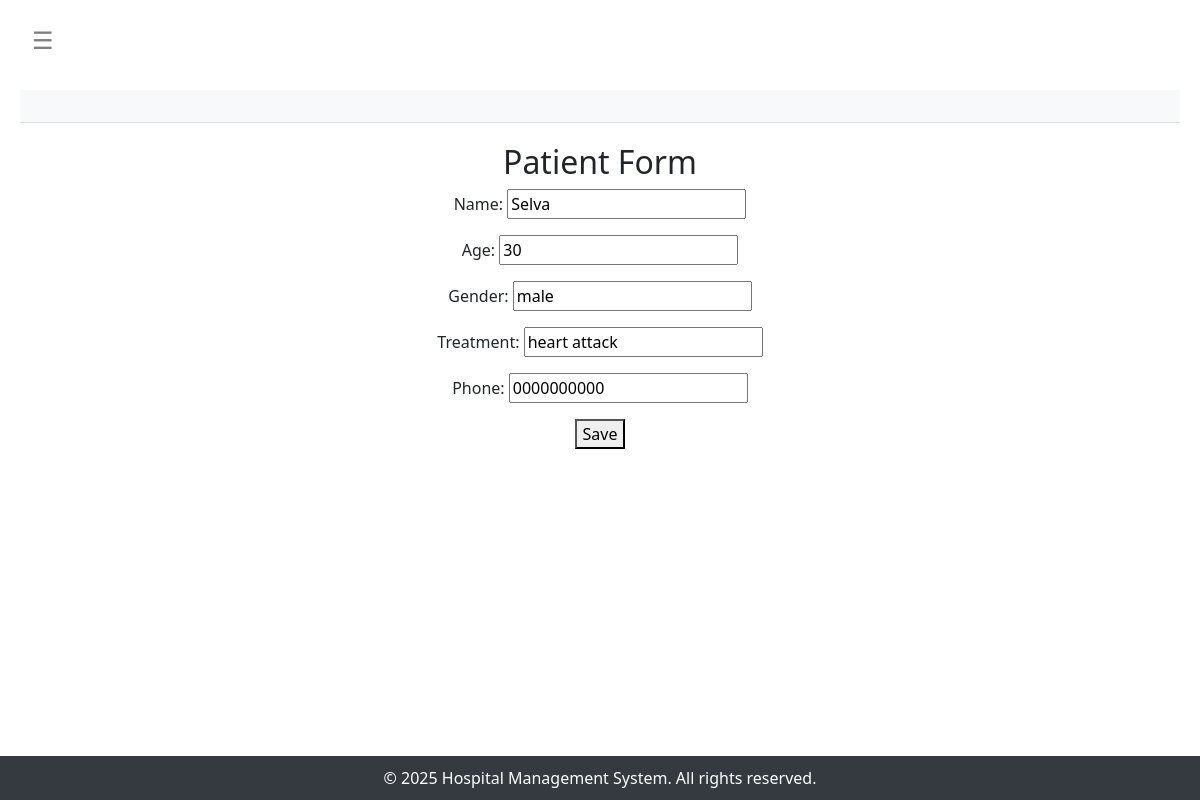
Page /doctors/patients/edit/1/ on the committed database.
### management/models.py (models this page shows)
class Patient(models.Model):
    name = models.CharField(max_length=100)
    age = models.IntegerField()
    gender = models.CharField(max_length=10)
    treatment = models.CharField(max_length=100)
    phone = models.CharField(max_length=15)

### management/views.py (the view)
# urls.py: path('patients/edit/<int:pk>/', views.patient_update, name='patient_update'),
def patient_update(request, pk):
    patient = get_object_or_404(Patient, pk=pk)
    form = PatientForm(request.POST or None, instance=patient)
    if form.is_valid():
        form.save()
        return redirect('patients')
    return render(request, 'patient_form.html', {'form': form})

### management/forms.py
class PatientForm(forms.ModelForm):
    class Meta:
        model = Patient
        fields = '__all__'

### management/templates/patient_form.html (shortened to what this page needs)
{% extends 'base.html' %}
{% block content %}
<center>
<h2>Patient Form</h2>
<form method="post">
    {{ form.as_p }}
    <button type="submit">Save</button>
</form>
    </center>
{% endblock %}

### management/templates/base.html (style rules this page uses)
body { display: flex; min-height: 100vh; flex-direction: column; padding-top: 70px; }

### rows in the picture
Patient: name "Selva", age "30", gender "male", treatment "heart attack", phone "0000000000"
